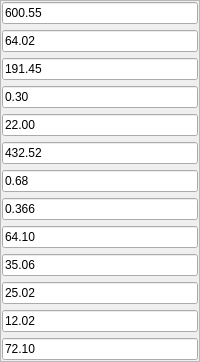
             <widget class="QFrame" name="frame">
              <property name="frameShape">
               <enum>QFrame::StyledPanel</enum>
              </property>
              <property name="frameShadow">
               <enum>QFrame::Raised</enum>
              </property>
              <layout class="QVBoxLayout" name="verticalLayout_3">
               <property name="leftMargin">
                <number>1</number>
               </property>
               <property name="topMargin">
                <number>1</number>
               </property>
               <property name="rightMargin">
                <number>1</number>
               </property>
               <property name="bottomMargin">
                <number>1</number>
               </property>
               <item>
                <widget class="QLineEdit" name="lineEdit_Tt0_5">
                 <property name="sizePolicy">
                  <sizepolicy hsizetype="Preferred" vsizetype="Expanding">
                   <horstretch>0</horstretch>
                   <verstretch>0</verstretch>
                  </sizepolicy>
                 </property>
                 <property name="maximumSize">
                  <size>
                   <width>16777215</width>
                   <height>16777215</height>
                  </size>
                 </property>
                 <property name="text">
                  <string>600.55</string>
                 </property>
                </widget>
               </item>
               <item>
                <widget class="QLineEdit" name="lineEdit_G_9">
                 <property name="sizePolicy">
                  <sizepolicy hsizetype="Expanding" vsizetype="Expanding">
                   <horstretch>0</horstretch>
                   <verstretch>0</verstretch>
                  </sizepolicy>
                 </property>
                 <property name="minimumSize">
                  <size>
                   <width>0</width>
                   <height>0</height>
                  </size>
                 </property>
                 <property name="text">
                  <string>64.02</string>
                 </property>
                </widget>
               </item>
               <item>
                <widget class="QLineEdit" name="lineEdit_pz_5">
                 <property name="sizePolicy">
                  <sizepolicy hsizetype="Expanding" vsizetype="Expanding">
                   <horstretch>0</horstretch>
                   <verstretch>0</verstretch>
                  </sizepolicy>
                 </property>
                 <property name="text">
                  <string>191.45</string>
                 </property>
                </widget>
               </item>
               <item>
                <widget class="QLineEdit" name="lineEdit_Tt0_6">
                 <property name="sizePolicy">
                  <sizepolicy hsizetype="Expanding" vsizetype="Expanding">
                   <horstretch>0</horstretch>
                   <verstretch>0</verstretch>
                  </sizepolicy>
                 </property>
                 <property name="text">
                  <string>0.30</string>
                 </property>
                </widget>
               </item>
               <item>
                <widget class="QLineEdit" name="lineEdit_pz_6">
                 <property name="sizePolicy">
                  <sizepolicy hsizetype="Expanding" vsizetype="Expanding">
                   <horstretch>0</horstretch>
                   <verstretch>0</verstretch>
                  </sizepolicy>
                 </property>
                 <property name="text">
                  <string>22.00</string>
                 </property>
                </widget>
               </item>
               <item>
                <widget class="QLineEdit" name="lineEdit_Efft0_4">
                 <property name="sizePolicy">
                  <sizepolicy hsizetype="Expanding" vsizetype="Expanding">
                   <horstretch>0</horstretch>
                   <verstretch>0</verstretch>
                  </sizepolicy>
                 </property>
                 <property name="text">
                  <string>432.52</string>
                 </property>
                </widget>
               </item>
               <item>
                <widget class="QLineEdit" name="lineEdit_Eff_13">
                 <property name="sizePolicy">
                  <sizepolicy hsizetype="Expanding" vsizetype="Expanding">
                   <horstretch>0</horstretch>
                   <verstretch>0</verstretch>
                  </sizepolicy>
                 </property>
                 <property name="text">
                  <string>0.68</string>
                 </property>
                </widget>
               </item>
               <item>
                <widget class="QLineEdit" name="lineEdit_Maz_13">
                 <property name="sizePolicy">
                  <sizepolicy hsizetype="Expanding" vsizetype="Expanding">
                   <horstretch>0</horstretch>
                   <verstretch>0</verstretch>
                  </sizepolicy>
                 </property>
                 <property name="text">
                  <string>0.366</string>
                 </property>
                </widget>
               </item>
               <item>
                <widget class="QLineEdit" name="lineEdit_n_4">
                 <property name="sizePolicy">
                  <sizepolicy hsizetype="Expanding" vsizetype="Expanding">
                   <horstretch>0</horstretch>
                   <verstretch>0</verstretch>
                  </sizepolicy>
                 </property>
                 <property name="text">
                  <string>64.10</string>
                 </property>
                </widget>
               </item>
               <item>
                <widget class="QLineEdit" name="lineEdit_omaga_9">
                 <property name="sizePolicy">
                  <sizepolicy hsizetype="Expanding" vsizetype="Expanding">
                   <horstretch>0</horstretch>
                   <verstretch>0</verstretch>
                  </sizepolicy>
                 </property>
                 <property name="text">
                  <string>35.06</string>
                 </property>
                </widget>
               </item>
               <item>
                <widget class="QLineEdit" name="lineEdit_xaz_9">
                 <property name="sizePolicy">
                  <sizepolicy hsizetype="Expanding" vsizetype="Expanding">
                   <horstretch>0</horstretch>
                   <verstretch>0</verstretch>
                  </sizepolicy>
                 </property>
                 <property name="text">
                  <string>25.02</string>
                 </property>
                </widget>
               </item>
               <item>
                <widget class="QLineEdit" name="lineEdit_alph2z_13">
                 <property name="sizePolicy">
                  <sizepolicy hsizetype="Expanding" vsizetype="Expanding">
                   <horstretch>0</horstretch>
                   <verstretch>0</verstretch>
                  </sizepolicy>
                 </property>
                 <property name="text">
                  <string>12.02</string>
                 </property>
                </widget>
               </item>
               <item>
                <widget class="QLineEdit" name="lineEdit_alph2z_15">
                 <property name="sizePolicy">
                  <sizepolicy hsizetype="Expanding" vsizetype="Expanding">
                   <horstretch>0</horstretch>
                   <verstretch>0</verstretch>
                  </sizepolicy>
                 </property>
                 <property name="text">
                  <string>72.10</string>
                 </property>
                </widget>
               </item>
              </layout>
             </widget>
